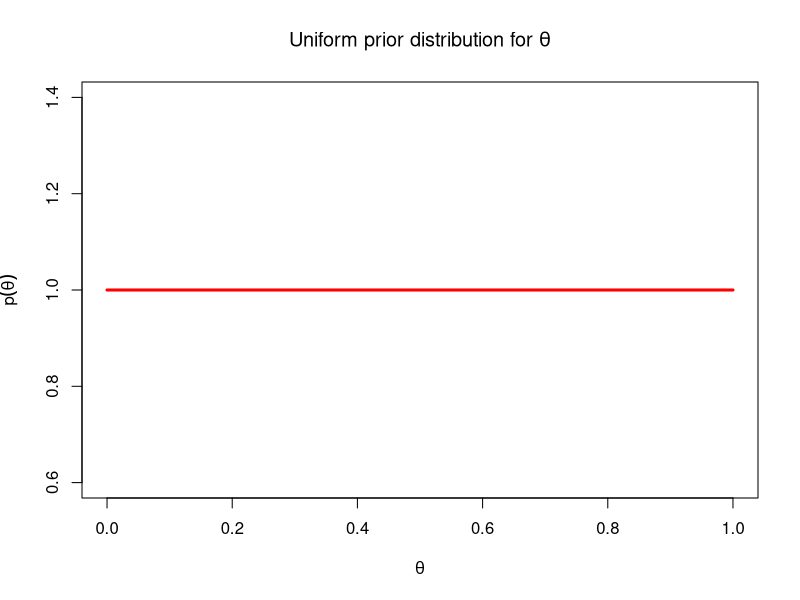
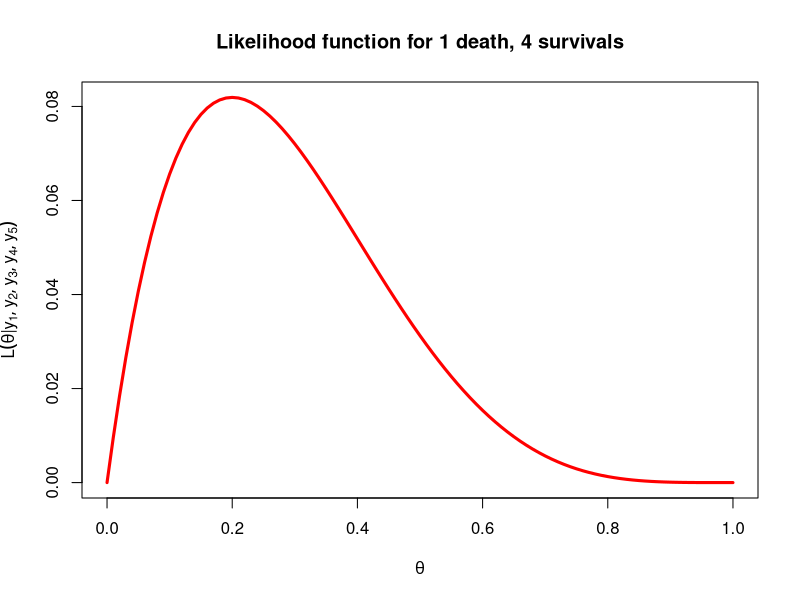
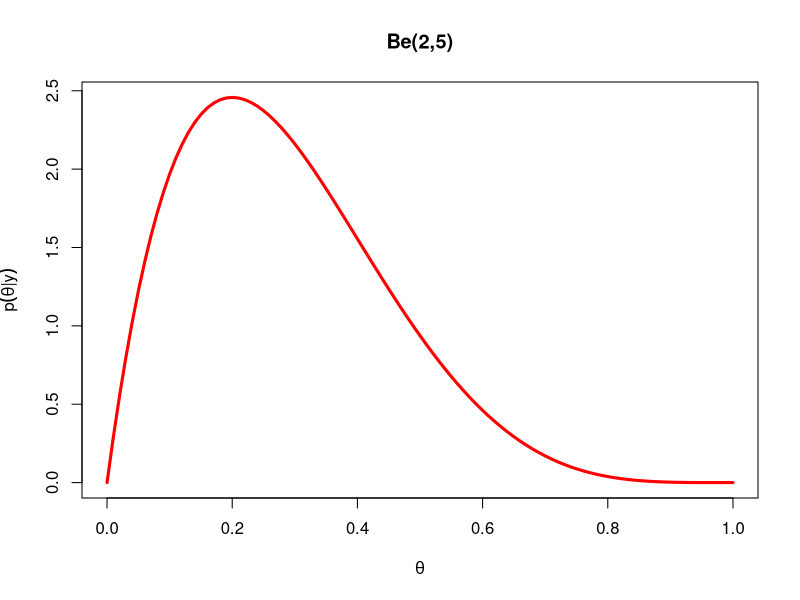
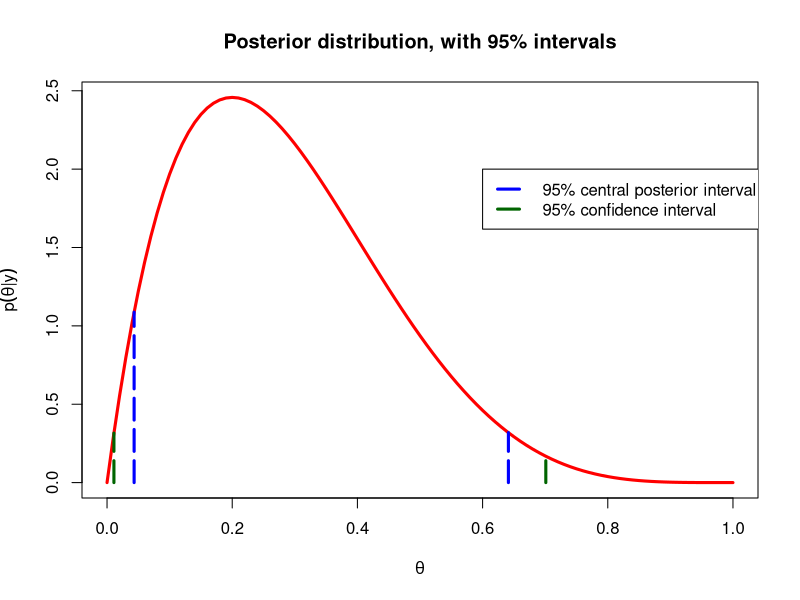
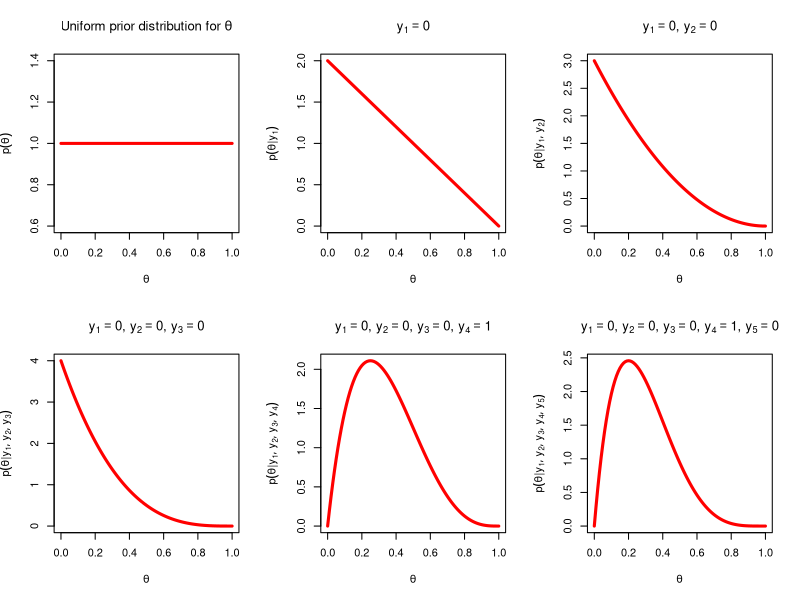
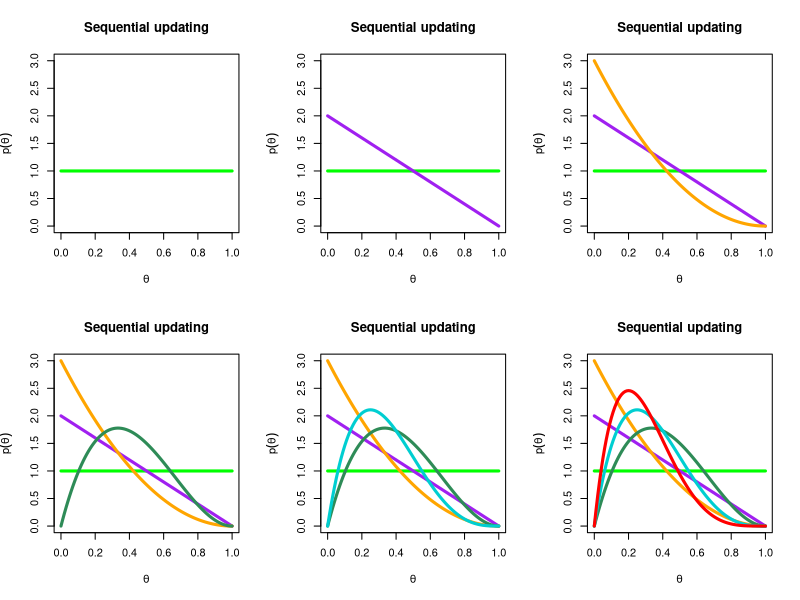

Generate these figures, in order, with R: (Note: this script raises an error after producing the figures.)
# analyses for Bayesian notes

x = (0:100)/100

# uniform prior
postscript(file="uniform-prior.ps",hori=T)
plot(x, dunif(x), type='l', lwd=3, col="red",
main=expression(paste("Uniform prior distribution for ",theta)),
xlab=expression(theta),
ylab=expression(p(theta)))

# likelihood
postscript(file="likelihood-bern.ps",hori=T)
plot(x, x*(1-x)^4, type='l', lwd=3, col="red",
main="Likelihood function for 1 death, 4 survivals",
xlab=expression(theta),
ylab=expression(paste(L(theta* "|" *y[1],y[2],y[3],y[4],y[5]))))

# posterior
postscript(file="beta.ps",hori=T)
plot(x, dbeta(x,2,5), type='l', lwd=3, col="red",
main="Be(2,5)",
xlab=expression(theta),
ylab=expression(p(theta*"|"*y)))

# posterior with intervals
postscript(file='beta95.ps',hori=T)
plot(x, dbeta(x,2,5), type='l', lwd=3, col="red",
main="Posterior distribution, with 95% intervals",
xlab=expression(theta),
ylab=expression(p(theta*"|"*y)))
x025 = qbeta(0.025, 2, 5)
x975 = qbeta(0.975, 2, 5)
segments(x025, 0, x025, dbeta(x025,2,5), lty=5, lwd=3, col="blue")
segments(x975, 0, x975, dbeta(x975,2,5), lty=5, lwd=3, col="blue")
fr025 = 0.011
fr975 = 0.701
segments(fr025, 0, fr025, dbeta(fr025,2,5), lty=5, lwd=3, col="darkgreen")
segments(fr975, 0, fr975, dbeta(fr975,2,5), lty=5, lwd=3, col="darkgreen")
legend(0.6,2.0, legend=c("95% central posterior interval",
                         "95% confidence interval"),
  col=c("blue","darkgreen"),lty=c(5,5),lwd=c(3,3))

postscript(file="theta-seq.ps",hor=T)
par(mfrow=c(2,3))
plot(x, dbeta(x,1,1), type='l', lwd=3, col="red",
main=expression(paste("Uniform prior distribution for ",theta)),
xlab=expression(theta),
ylab=expression(paste(p(theta))))
plot(x, dbeta(x,1,2), type='l', lwd=3, col="red",
main=expression(y[1]==0),
xlab=expression(theta),
ylab=expression(paste(p(theta* "|" *y[1]))))
plot(x, dbeta(x,1,3), type='l', lwd=3, col="red",
main=expression(paste(y[1]==0,", ",y[2]==0)),
xlab=expression(theta),
ylab=expression(paste(p(theta* "|" *y[1],y[2]))))
plot(x, dbeta(x,1,4), type='l', lwd=3, col="red",
main=expression(paste(y[1]==0,", ",y[2]==0,", ",y[3]==0)),
xlab=expression(theta),
ylab=expression(paste(p(theta* "|" *y[1],y[2],y[3]))))
plot(x, dbeta(x,2,4), type='l', lwd=3, col="red",
main=expression(paste(y[1]==0,", ",y[2]==0,", ",y[3]==0,
", ",y[4]==1)),
xlab=expression(theta),
ylab=expression(paste(p(theta* "|" *y[1],y[2],y[3],y[4]))))
plot(x, dbeta(x,2,5), type='l', lwd=3, col="red",
main=expression(paste(y[1]==0,", ",y[2]==0,", ",y[3]==0,
", ",y[4]==1,", ",y[5]==0)),
xlab=expression(theta),
ylab=expression(paste(p(theta* "|" *y[1],y[2],y[3],y[4],y[5]))))

# next plot didn't make it into the lecture notes!

y0 = dbeta(x,1,1)
y1 = dbeta(x,1,2)
y2 = dbeta(x,1,3)
y3 = dbeta(x,2,3)
y4 = dbeta(x,2,4)
y5 = dbeta(x,2,5)
yylim=range(c(y0,y1,y2,y3,y4,y5))
postscript(file='theta-seq2.ps',hori=T)
par(mfrow=c(2,3))

plot(x,y0,type='n',
main="Sequential updating", xlab=expression(theta),ylim=yylim,
ylab=expression(p(theta)))
lines(x,y0,lwd=3,col="green")

plot(x,y0,type='n',
main="Sequential updating", xlab=expression(theta),ylim=yylim,
ylab=expression(p(theta)))
lines(x,y0,lwd=3,col="green")
lines(x,y1,lwd=3,col="purple")

plot(x,y0,type='n',
main="Sequential updating", xlab=expression(theta),ylim=yylim,
ylab=expression(p(theta)))
lines(x,y0,lwd=3,col="green")
lines(x,y1,lwd=3,col="purple")
lines(x,y2,lwd=3,col="orange")

plot(x,y0,type='n',
main="Sequential updating", xlab=expression(theta),ylim=yylim,
ylab=expression(p(theta)))
lines(x,y0,lwd=3,col="green")
lines(x,y1,lwd=3,col="purple")
lines(x,y2,lwd=3,col="orange")
lines(x,y3,lwd=3,col="seagreen")

plot(x,y0,type='n',
main="Sequential updating", xlab=expression(theta),ylim=yylim,
ylab=expression(p(theta)))
lines(x,y0,lwd=3,col="green")
lines(x,y1,lwd=3,col="purple")
lines(x,y2,lwd=3,col="orange")
lines(x,y3,lwd=3,col="seagreen")
lines(x,y4,lwd=3,col="darkturquoise")

plot(x,y0,type='n',
main="Sequential updating", xlab=expression(theta),ylim=yylim,
ylab=expression(p(theta)))
lines(x,y0,lwd=3,col="green")
lines(x,y1,lwd=3,col="purple")
lines(x,y2,lwd=3,col="orange")
lines(x,y3,lwd=3,col="seagreen")
lines(x,y4,lwd=3,col="darkturquoise")
lines(x,y5,lwd=3,col="red")

# simulate from Be(2,5)
theta = rbeta(10000, 2, 5)  # generate 10,000 values from Be(2,5)
head(theta)  # first six simulated values
mean(theta)  # sample mean
quantile(theta,probs=c(0.025,0.975))  # 2.5% and 97.5% of empirical distn

# simulate y from posterior predictive distribution
theta = rbeta(10000, 2, 5)  # generate 10,000 values from Be(2,5)
head(theta)
y = rbinom(10000, 1, theta) # generate 10,000 binary values
                            # with different probabilities
head(y)
table(y)/10000   # frequency of 0 and 1

require(lattice)

postscript(file="reaction-xy.ps",hori=T)
xyplot(Reaction ~ Days | Subject, sleepstudy, type = c("g","p","r"),
index = function(x,y) coef(lm(y ~ x))[1],
main="Sleep deprivation - reaction times with least-squares fits",
col="red",
pch=19,
xlab = "Days of sleep deprivation",
ylab = "Average reaction time (ms)", aspect = "xy")

library(MCMCpack)
sleep.mcmc = MCMChregress(fixed = Reaction ~ Days,
  random = ~Days,
  group = "Subject",
  data=sleepstudy,
  burnin = 5000,
  mcmc = 10000,
  thin = 1,
  verbose = 1,
  beta.start = NA,
  sigma2.start = NA,
  Vb.start = NA,
  mubeta = c(250,10),  # Can choose c(0,0) for c(intcpt, slope), but
                       # these prior means are more believable as guesses
  Vbeta = 10000, # anything very large to reflect uncertainty
  r = 3,  # anything small, at least as large as number of coefs, i.e., 2
  R = diag(c(1, 0.1)), # diagonal, with larger scale for intercept,
                       # small is non-informative.
  nu = 0.001,  # default for non-informative prior
  delta = 0.001)  # default for non-informative prior

summary(sleep.mcmc$mcmc)

library(latticeExtra)
mysleep = sleepstudy
mysleep$Reaction.pred = sleep.mcmc$Y.pred

postscript(file="reaction-pred-obs.ps",hori=T)
plot(mysleep$Reaction,sleep.mcmc$Y.pred,pch=19,
main = "Observed and fitted reaction times
from Bayesian hierarchical linear model",
xlab = "Observed reaction time (ms)",
ylab = "Predicted reaction time (ms)" )
abline(0,1,lwd=2, col="blue")

# add predicted Y to xyplot
postscript(file="reaction-xy-1.ps",hori=T)
xyplot(Reaction ~ Days | Subject, 
   mysleep, type = c("g","p","r"),
index = function(x,y) coef(lm(y ~ x))[1],
col="red",
lwd=2,
pch=19,
subscript=T,
main = "Sleep deprivation - pooling data across all subjects",
xlab = "Days of sleep deprivation",
ylab = "Average reaction time (ms)", aspect = "xy")  +
xyplot(Reaction~Days, 
  index = function(x,y) coef(lm(y ~ x))[1],
  type="r", aspect="xy",
  col="black",lwd=2,
  data=mysleep)

# add predicted Y to xyplot
postscript(file="reaction-xy-2.ps",hori=T)
xyplot(Reaction ~ Days | Subject, 
   mysleep, type = c("g","p","r"),
index = function(x,y) coef(lm(y ~ x))[1],
col="red",
lwd=2,
pch=19,
subscript=T,
main = "Sleep deprivation - hierarchical model fit",
xlab = "Days of sleep deprivation",
ylab = "Average reaction time (ms)", aspect = "xy")  +
xyplot(Reaction.pred~Days | Subject,
  index = function(x,y) coef(lm(y ~ x))[1],
  type="r", aspect="xy",
  col='darkgreen',lwd=2, data=mysleep) +
xyplot(Reaction~Days, 
  index = function(x,y) coef(lm(y ~ x))[1],
  type="r", aspect="xy",
  col="black",lwd=2,
  data=mysleep)
